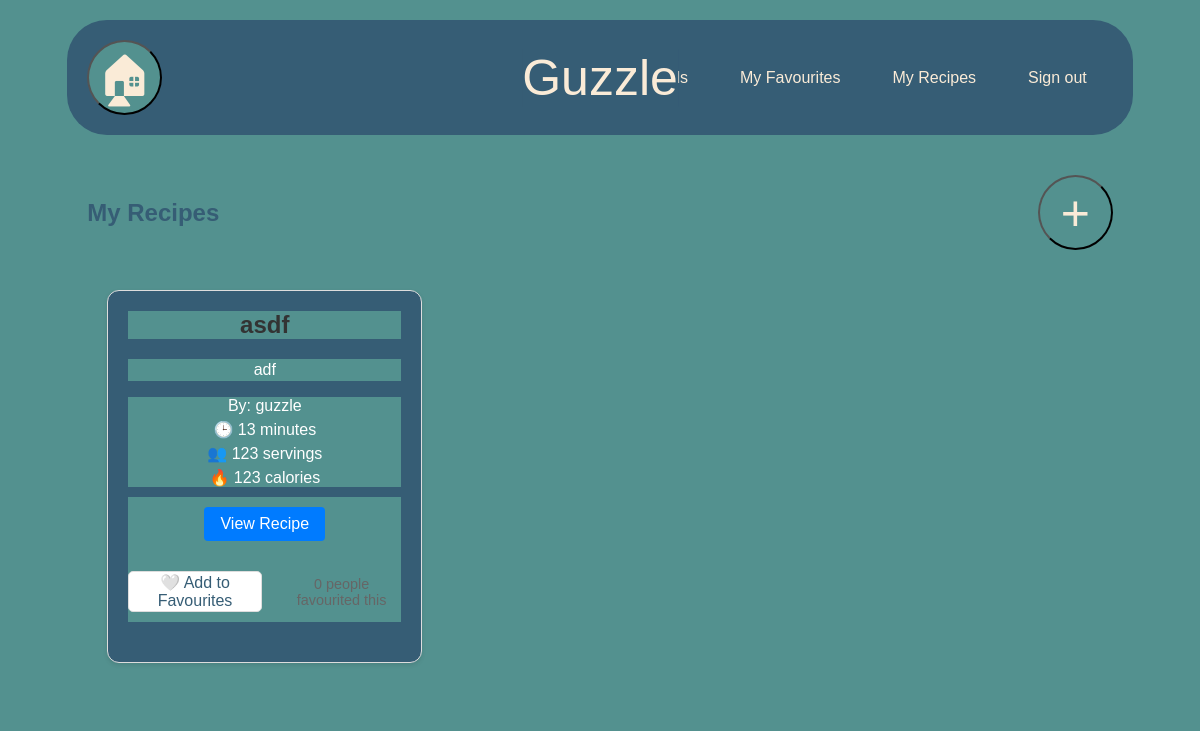
Screenshot of /myRecipes/ (signed in) with the database file from the repository.
### Recipe/models.py (models this page shows)
class Recipe(models.Model):
   author = models.ForeignKey(User, on_delete=models.CASCADE)
   title = models.CharField(max_length=200)
   description = models.TextField()
   instructions = models.TextField()
   duration = models.IntegerField()
   servings = models.IntegerField()
   calories = models.IntegerField()
   createdAt = models.DateTimeField(auto_now_add=True)
   favourites = models.ManyToManyField(User, through='Favourite', related_name='favourite_recipes')
   def favourite_count(self):
       return self.favourites.count()

### Recipe/views.py (the view)
# urls.py: path("myRecipes/", recipeViews.myRecipes, name="myRecipes"),
def myRecipes(request):
    if request.user.is_authenticated:
        recipes = recipeApplication.getUsersRecipes(request.user)
        for recipe in recipes:
            print(recipe.title)
        context = {
            'recipesEnum': enumerate(recipes),
            'recipes': recipes,  # Added this line
            'user': request.user
        }
        return render(request, 'myRecipesPage.html', context)
    return redirect('login')

### Recipe/application.py (called while the page is built)
    def getUsersRecipes(self, author: User):
        try:
            print("Getting user's recipes")
            recipes = Recipe.objects.filter(author=author)
            return recipes
        except Exception as e:
            print("Error getting user's recipes:", e)
            return None

### Recipe/templates/myRecipesPage.html (shortened to what this page needs)
{% load static %}
<!DOCTYPE html>
<html>
<head>
   <link rel="stylesheet" href="{% static 'css/global.css' %}">
   <link rel="stylesheet" href="{% static 'css/homePage.css' %}">
   <link rel="stylesheet" href="{% static 'css/favourites.css' %}">
</head>
<body>
<div id="header">
   <div id="post-container">
       <a href="{% url 'home' %}" id="post-button-wrapper">
           <button id="post-button">
               🏠︎
           </button>
       </a>
   </div>
   <div id="title-container">
       <a href="{% url 'home' %}" id="main-title">Guzzle</a>
   </div>
   <div id="account-container">
       {% if user.is_authenticated %}
       <a href="{% url 'myFriends' %}">My Friends</a>
       <a href="{% url 'my_favourites' %}">My Favourites</a>
       <a href="{% url 'myRecipes' %}">My Recipes</a>
       <a href="{% url 'signout' %}">Sign out</a>
       {% else %}
       <a href="{% url 'signup' %}">Sign up</a>
       <a href="{% url 'login' %}">Log in</a>
       {% endif %}
   </div>
</div>
<div id="content">
   <div class="header-actions">
       <h2>My Recipes</h2>
       <a href="{% url 'createRecipe' %}" id="create-recipe-button">
           <button id="post-button">+</button>
       </a>
   </div>
   {% if recipes %}
   <div class="recipe-grid">
       {% for count, recipe in recipesEnum %}
       <div class="recipe-card">
           <h2>{{ recipe.title }}</h2>
           <p class="recipe-description">{{ recipe.description|truncatewords:30 }}</p>
           <div class="recipe-meta">
               <p>By: {{ recipe.author }}</p>
               <p>🕒 {{ recipe.duration }} minutes</p>
               <p>👥 {{ recipe.servings }} servings</p>
               <p>🔥 {{ recipe.calories }} calories</p>
           </div>
           <div class="recipe-actions">
               <a href="{% url 'viewRecipe' recipe.id %}" class="view-recipe-button">
                   View Recipe
               </a>
               <div class="favourite-container">
                   <button id="favourite-button-{{ recipe.id }}"
                           onclick="toggleFavourite({{ recipe.id }})"
                           class="favourite-button {% if recipe.favourites.all|length > 0 %}favourited{% endif %}">
                       {% if recipe.favourites.all|length > 0 %}
                       ❤️ Favourited
                       {% else %}
                       🤍 Add to Favourites
                       {% endif %}
                   </button>
                   <span id="favourite-count-{{ recipe.id }}" class="favourite-count">
                       {{ recipe.favourite_count }} {% if recipe.favourite_count == 1 %}person{% else %}people{% endif %} favourited this
                   </span>
               </div>
           </div>
       </div>
       {% endfor %}
   </div>
   {% else %}
   <p class="no-recipes">You haven't created any recipes yet.</p>
   {% endif %}
</div>
</body>
</html>

### static/css/global.css (style rules this page uses)
:root { --pageBackgroundColour: rgb(83, 145, 143); --headerBackgroundColour: rgb(54, 93, 117); }
* { font-family: 'Trebuchet MS', 'Lucida Sans Unicode', 'Lucida Grande', 'Lucida Sans', Arial, sans-serif; background-color: var(--pageBackgroundColour); color: antiquewhite; }
#header { width: 90%; max-width: 1200px; margin: 20px auto; display: flex; justify-content: space-between; align-items: center; padding: 20px; border-radius: 40px; background-color: var(--headerBackgroundColour); position: relative; box-sizing: border-box; }
#post-container { flex: 0 0 auto; background-color: var(--headerBackgroundColour); width: 100px; }
#post-button-wrapper { background-color: var(--headerBackgroundColour); }
#post-button { background-color: var(--pageBackgroundColour); border-radius: 100px; font-size: 50px; width: 75px; height: 75px; }
#title-container { position: absolute; left: 50%; transform: translateX(-50%); background-color: var(--headerBackgroundColour); z-index: 1; }
#account-container { flex: 0 0 auto; display: flex; gap: 20px; padding: 10px; background-color: var(--headerBackgroundColour); min-width: 100px; }
#account-container a { text-decoration: none; padding: 8px 16px; background-color: var(--headerBackgroundColour); }
#main-title { background-color: var(--headerBackgroundColour); font-size: 50px; text-decoration: none; white-space: nowrap; }
#content { text-align: center; max-width: 800px; width: 90%; margin: 20px auto; padding: 20px; box-sizing: border-box; }

### static/css/homePage.css (style rules this page uses)
.recipe-meta { margin: 10px 0; color: white; }
.recipe-meta p { margin: 5px 0; color: white; }
.recipe-description { color: white; line-height: 1.4; }
#content { max-width: 1200px; margin: 0 auto; padding: 20px; }
.header-actions { display: flex; justify-content: space-between; align-items: center; margin-bottom: 20px; }
.header-actions h2 { margin: 0; color: rgb(54, 93, 117); }
.recipe-grid .recipe-card, .recipe-card { background: rgb(54, 93, 117) !important; border-radius: 12px; padding: 20px; box-shadow: 0 2px 4px rgba(0,0,0,0.1); color: white; }
.recipe-card h2, .recipe-card .recipe-description, .recipe-card .recipe-meta p { color: white; }
.view-recipe-button { background: white; color: rgb(54, 93, 117); border: none; }
.favourite-button { background: white; color: rgb(54, 93, 117); }
.favourite-count { color: white; }

### static/css/favourites.css (style rules this page uses)
.recipe-grid { display: grid; grid-template-columns: repeat(auto-fill, minmax(300px, 1fr)); gap: 20px; padding: 20px; }
.recipe-card { border: 1px solid #ddd; border-radius: 8px; padding: 15px; background-color: white; box-shadow: 0 2px 4px rgba(0,0,0,0.1); transition: transform 0.2s ease-in-out; }
.recipe-card h2 { margin-top: 0; color: #333; font-size: 1.5em; }
.view-recipe-button { display: inline-block; padding: 8px 16px; background-color: #007bff; color: white; text-decoration: none; border-radius: 4px; margin-top: 10px; transition: background-color 0.2s ease; }
.favourite-button { pradding: 10px 20px; border-radius: 5px; cursor: pointer; transition: all 0.3s ease; margin: 10px 0; display: flex; align-items: center; gap: 8px; font-size: 16px; border: 1px solid #ddd; background-color: white; }
.favourite-count { margin-left: 10px; font-size: 0.9em; color: #666; }
.favourite-container { margin: 20px 0; display: flex; align-items: center; gap: 10px; }

### rows the page displays
Recipe: title "asdf", description "adf", author "guzzle", duration "13", servings "123", calories "123", shows "🤍 Add to Favourites", favourite_count "0", shows "people"
